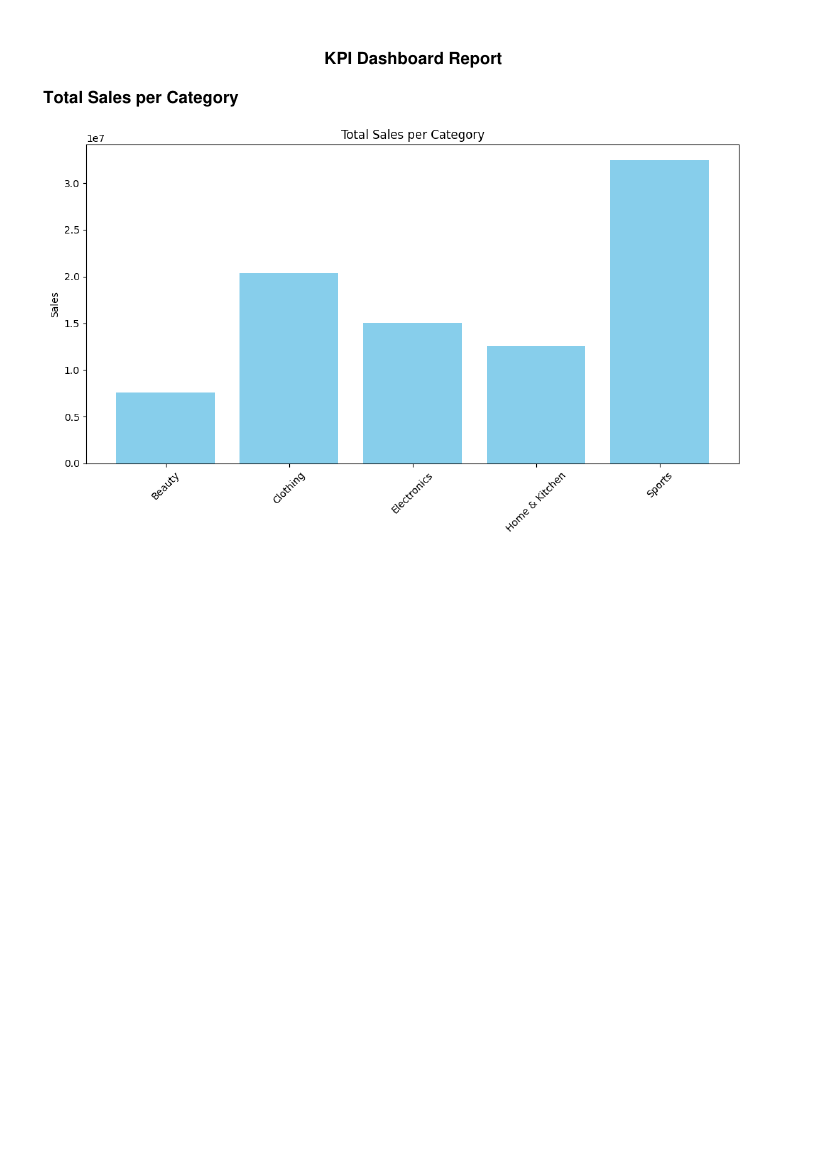

The script that saved this image:
import pandas as pd
import matplotlib.pyplot as plt
from sklearn.linear_model import LinearRegression
import numpy as np

# Load datasets
sales_data1 = pd.read_csv("sales data1.csv")
sales_data2 = pd.read_csv("sales data2.csv")

# Merge datasets on 'Category' ensuring 'Date' from sales_data1 is retained
merged_data = pd.merge(
    sales_data1,
    sales_data2,
    on="Category",
    how="inner",
    suffixes=('_sales', '_marketing')
)

# Validate the presence of required columns
required_columns = ['Date_sales', 'TotalSales', 'Cost', 'QuantitySold']
missing_columns = [col for col in required_columns if col not in merged_data.columns]
if missing_columns:
    raise ValueError(f"Missing columns in the dataset: {', '.join(missing_columns)}")

# Yearly KPIs: Calculate Total Sales, ROMS, and AOV per Category
kpi_sales = merged_data.groupby('Category')['TotalSales'].sum().reset_index()

# Calculate ROMS per Category: Return on Marketing Spend
kpi_roms = merged_data.groupby('Category').apply(
    lambda x: x['TotalSales'].sum() / x['Cost'].sum()
).reset_index(name='ROMS')

# Calculate AOV per Category: Average Order Value
kpi_aov = merged_data.groupby('Category').apply(
    lambda x: x['TotalSales'].sum() / x['QuantitySold'].sum()
).reset_index(name='AOV')

# Sales Prediction per Category (using 'Date_sales' for year-based prediction)
def predict_sales(data):
    predictions = {}
    for category in data['Category'].unique():
        category_data = data[data['Category'] == category].copy()  # Use .copy() to avoid SettingWithCopyWarning
        
        # Ensure 'Date_sales' column is in datetime format for date-based calculations
        category_data['Date_sales'] = pd.to_datetime(category_data['Date_sales'])
        category_data['Year'] = category_data['Date_sales'].dt.year
        
        yearly_sales = category_data.groupby('Year')['TotalSales'].sum().reset_index()
        X = yearly_sales['Year'].values.reshape(-1, 1)
        y = yearly_sales['TotalSales'].values
        
        if len(X) > 1:
            model = LinearRegression()
            model.fit(X, y)
            next_year = np.array([[X[-1][0] + 1]])  # Predict for the next year
            predictions[category] = model.predict(next_year)[0]
        else:
            predictions[category] = "Insufficient data"
    return predictions

# Predict sales for each category
sales_predictions = predict_sales(merged_data)

# Visualization functions
def plot_bar(data, x, y, title, ylabel, filename):
    plt.figure(figsize=(10, 6))
    plt.bar(data[x], data[y], color='skyblue')
    plt.title(title)
    plt.ylabel(ylabel)
    plt.xticks(rotation=45)
    plt.tight_layout()
    plt.savefig(filename)
    plt.close()

# Plot KPIs
plot_bar(kpi_sales, 'Category', 'TotalSales', "Total Sales per Category", "Sales", "total_sales.png")
plot_bar(kpi_roms, 'Category', 'ROMS', "Return on Marketing Spend per Category", "ROMS", "roms.png")
plot_bar(kpi_aov, 'Category', 'AOV', "Average Order Value per Category", "AOV", "aov.png")

# Generate HTML Report
html_content = """
<!DOCTYPE html>
<html lang="en">
<head>
    <meta charset="UTF-8">
    <meta name="viewport" content="width=device-width, initial-scale=1.0">
    <title>KPI Dashboard Report</title>
    <style>
        body { font-family: Arial, sans-serif; }
        h1 { text-align: center; }
        .chart { text-align: center; margin-bottom: 30px; }
        .predictions { color: green; font-weight: bold; }
        table { width: 100%; border-collapse: collapse; margin-bottom: 30px; }
        table, th, td { border: 1px solid black; padding: 8px; text-align: left; }
        th { background-color: #f2f2f2; }
    </style>
</head>
<body>
    <h1>KPI Dashboard Report</h1>

    <h2>Total Sales per Category</h2>
    <div class="chart">
        <img src="total_sales.png" alt="Total Sales per Category">
    </div>

    <h2>Return on Marketing Spend per Category</h2>
    <div class="chart">
        <img src="roms.png" alt="Return on Marketing Spend per Category">
    </div>

    <h2>Average Order Value per Category</h2>
    <div class="chart">
        <img src="aov.png" alt="Average Order Value per Category">
    </div>

    <h2>Sales Predictions per Category</h2>
    <div>
        <table>
            <tr>
                <th>Category</th>
                <th>Predicted Sales for Next Year</th>
            </tr>
"""

# Add predicted sales data
for category, prediction in sales_predictions.items():
    html_content += f"""
    <tr>
        <td>{category}</td>
        <td class="predictions">{prediction}</td>
    </tr>
    """

html_content += """
        </table>
    </div>
</body>
</html>
"""

# Save the HTML file
output_file = "kpi_dashboard.html"
with open(output_file, "w") as file:
    file.write(html_content)

print(f"HTML report generated: {output_file}")

"""
# Automation Instructions
def setup_cron():
    print("To schedule this script using cron:")
    print("1. Open terminal and type `crontab -e`.")
    print(f"2. Add the line: `0 0 * * * python3 {os.path.abspath('kpi_dashboard.py')}` to run daily at midnight.")
    print("3. Save and exit.")

setup_cron()"""